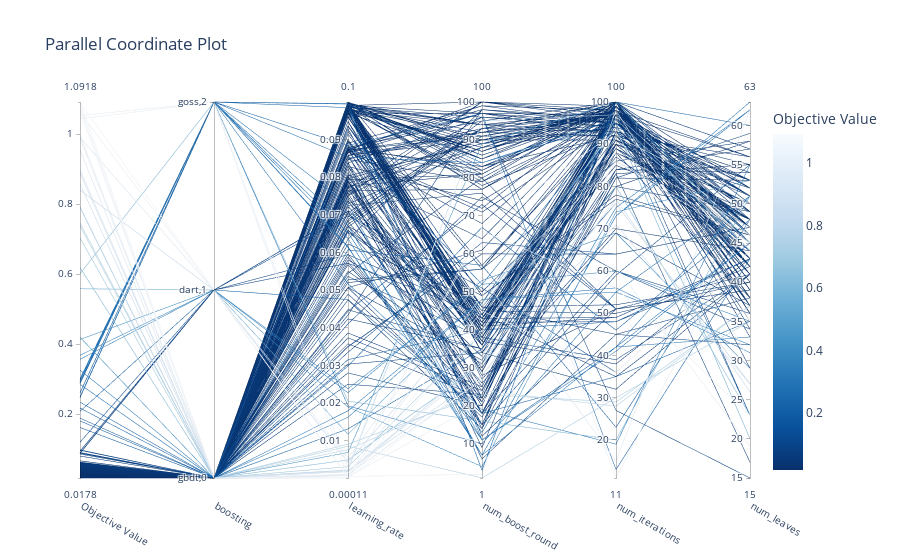

Source (notebook cell):
### Code cell
optuna.visualization.plot_parallel_coordinate(study)

### Figure 1 — Plotly figure (JSON) as saved in the notebook; plotly's stock layout.template omitted (floating-point values rounded to 4 significant figures; data arrays with more than 128 entries replaced by an {"elided": "..."} marker saying what was removed)
{"data": [{"dimensions": [{"label": "Objective Value", "range": [0.01781, 1.092], "values": {"elided": "245 float values"}}, {"label": "boosting", "range": [0, 2], "ticktext": [["gbdt", 0], ["dart", 1], ["goss", 2]], "tickvals": [0, 1, 2], "values": {"elided": "245 int values"}}, {"label": "learning_rate", "range": [0.0001146, 0.1], "values": {"elided": "245 float values"}}, {"label": "num_boost_round", "range": [1, 100], "values": {"elided": "245 int values"}}, {"label": "num_iterations", "range": [11, 100], "values": {"elided": "245 int values"}}, {"label": "num_leaves", "range": [15, 63], "values": {"elided": "245 int values"}}], "labelangle": 30, "labelside": "bottom", "line": {"color": {"elided": "245 float values"}, "colorbar": {"title": {"text": "Objective Value"}}, "colorscale": [[0, "rgb(247,251,255)"], [0.125, "rgb(222,235,247)"], [0.25, "rgb(198,219,239)"], [0.375, "rgb(158,202,225)"], [0.5, "rgb(107,174,214)"], [0.625, "rgb(66,146,198)"], [0.75, "rgb(33,113,181)"], [0.875, "rgb(8,81,156)"], [1, "rgb(8,48,107)"]], "reversescale": true, "showscale": true}, "type": "parcoords"}], "layout": {"title": {"text": "Parallel Coordinate Plot"}}}
